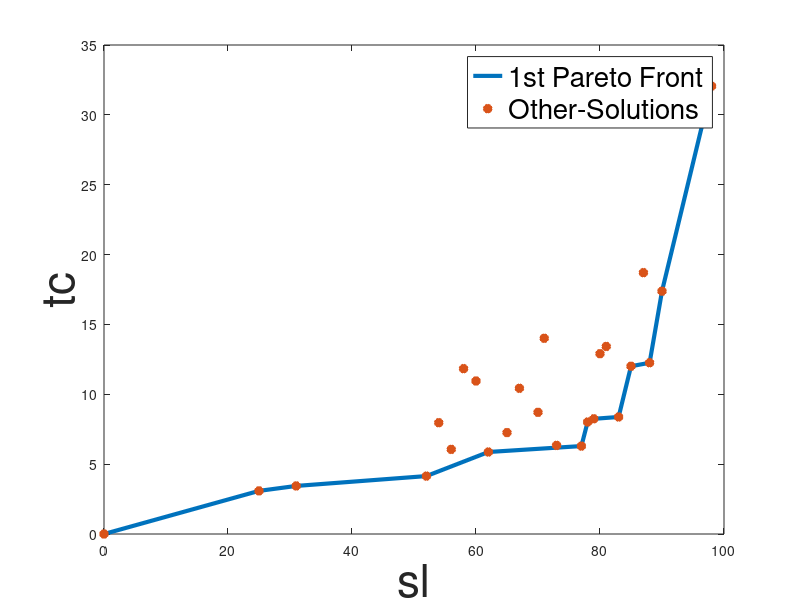

Write the MATLAB code that produced this figure.
B = [
0 0;
25 3.086;
31 3.44;
52 4.146;
62 5.869;
56 6.058;
77 6.294;
73 6.345;
65 7.259;
54 7.965;
78 8.016;
79 8.244;
83 8.376;
70 8.709;
67 10.434;
60 10.952;
58 11.832;
85 12.008;
88 12.254;
80 12.906;
81 13.424;
71 14.01;
90 17.38;
87 18.703;
98 32.058;
96 32.181;

];

A = [
0 0;
25 3.086;
31 3.44;
52 4.146;
62 5.869;
77 6.294;
78 8.016;
79 8.244;
83 8.376;
85 12.008;
88 12.254;
90 17.38;
98 32.058;
];



plot(A(:,1),A(:,2),"-",'linewidth', 3);
hold on;
plot(B(:,1),B(:,2),"*",'linewidth', 4);
hold off;

xlabel("sl","FontSize",33);
ylabel("tc","FontSize",33);
legend("1st Pareto Front", "Other-Solutions", 'fontsize', 20);

for K = 1 : size(A)
  thisX = A(K,1)
  thisY = A(K,2)
  labelstr = sprintf('  (%.2f,%.2f)', thisX, thisY);
%   text(thisX, thisY, labelstr,'FontSize', 10);
end
